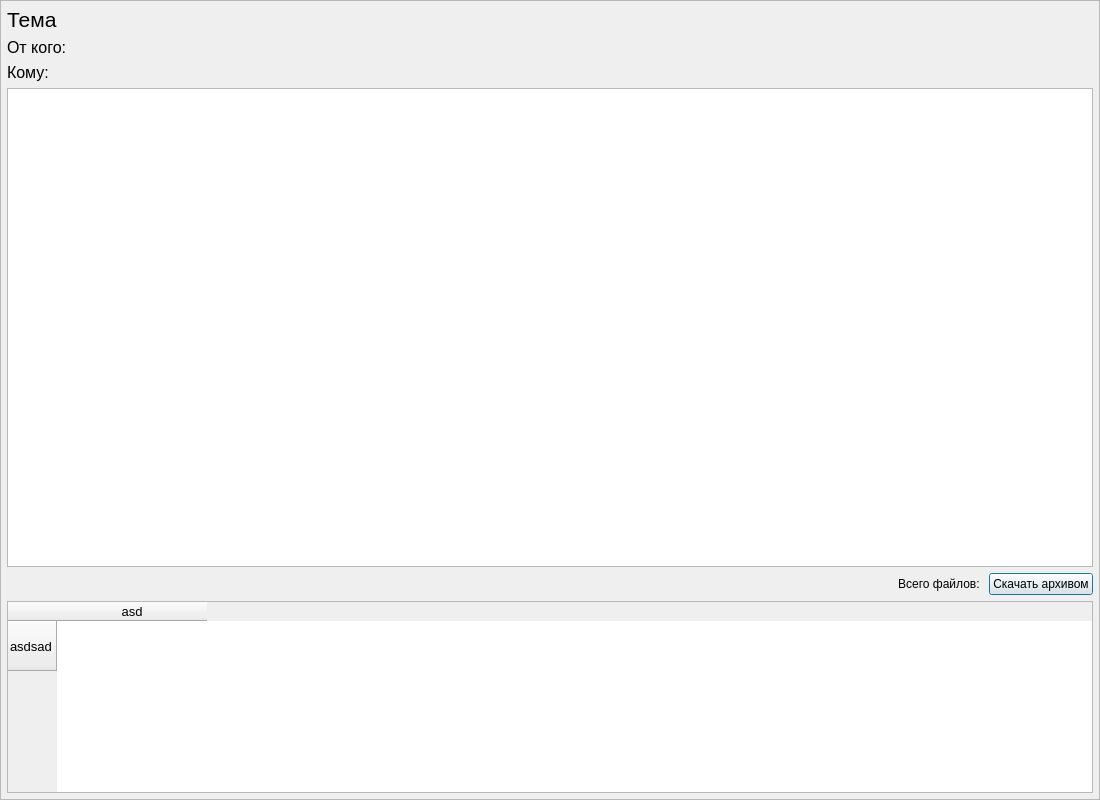
<?xml version="1.0" encoding="UTF-8"?>
<ui version="4.0">
 <class>readMessageDialog</class>
 <widget class="QDialog" name="readMessageDialog">
  <property name="geometry">
   <rect>
    <x>0</x>
    <y>0</y>
    <width>1100</width>
    <height>800</height>
   </rect>
  </property>
  <property name="sizePolicy">
   <sizepolicy hsizetype="Fixed" vsizetype="Fixed">
    <horstretch>0</horstretch>
    <verstretch>0</verstretch>
   </sizepolicy>
  </property>
  <property name="windowTitle">
   <string>Письмо</string>
  </property>
  <layout class="QVBoxLayout" name="verticalLayout">
   <property name="spacing">
    <number>0</number>
   </property>
   <property name="leftMargin">
    <number>0</number>
   </property>
   <property name="topMargin">
    <number>0</number>
   </property>
   <property name="rightMargin">
    <number>0</number>
   </property>
   <property name="bottomMargin">
    <number>0</number>
   </property>
   <item>
    <widget class="QFrame" name="frame">
     <property name="frameShape">
      <enum>QFrame::StyledPanel</enum>
     </property>
     <property name="frameShadow">
      <enum>QFrame::Raised</enum>
     </property>
     <layout class="QGridLayout" name="gridLayout" rowstretch="0,0,0,2,0,0">
      <property name="leftMargin">
       <number>6</number>
      </property>
      <property name="topMargin">
       <number>6</number>
      </property>
      <property name="rightMargin">
       <number>6</number>
      </property>
      <property name="bottomMargin">
       <number>6</number>
      </property>
      <item row="4" column="2">
       <widget class="QPushButton" name="saveButton">
        <property name="text">
         <string>Скачать архивом</string>
        </property>
       </widget>
      </item>
      <item row="4" column="0">
       <spacer name="horizontalSpacer">
        <property name="orientation">
         <enum>Qt::Horizontal</enum>
        </property>
        <property name="sizeHint" stdset="0">
         <size>
          <width>40</width>
          <height>20</height>
         </size>
        </property>
       </spacer>
      </item>
      <item row="4" column="1">
       <widget class="QLabel" name="infoLabel">
        <property name="text">
         <string>Всего файлов: </string>
        </property>
        <property name="alignment">
         <set>Qt::AlignRight|Qt::AlignTrailing|Qt::AlignVCenter</set>
        </property>
       </widget>
      </item>
      <item row="3" column="0" colspan="3">
       <widget class="QTextBrowser" name="messageTextBrow">
        <property name="font">
         <font>
          <pointsize>14</pointsize>
         </font>
        </property>
        <property name="lineWidth">
         <number>3</number>
        </property>
        <property name="openExternalLinks">
         <bool>true</bool>
        </property>
       </widget>
      </item>
      <item row="1" column="0" colspan="3">
       <widget class="QLabel" name="fromLabel">
        <property name="font">
         <font>
          <pointsize>12</pointsize>
         </font>
        </property>
        <property name="text">
         <string>От кого:  </string>
        </property>
       </widget>
      </item>
      <item row="0" column="0" colspan="3">
       <widget class="QLabel" name="subjectLabel">
        <property name="font">
         <font>
          <pointsize>16</pointsize>
         </font>
        </property>
        <property name="text">
         <string>Тема</string>
        </property>
       </widget>
      </item>
      <item row="2" column="0" colspan="3">
       <widget class="QLabel" name="toLabel">
        <property name="font">
         <font>
          <pointsize>12</pointsize>
         </font>
        </property>
        <property name="text">
         <string>Кому:  </string>
        </property>
       </widget>
      </item>
      <item row="5" column="0" colspan="3">
       <widget class="QTableWidget" name="attachTable">
        <property name="font">
         <font>
          <pointsize>10</pointsize>
         </font>
        </property>
        <property name="lineWidth">
         <number>0</number>
        </property>
        <property name="showGrid">
         <bool>true</bool>
        </property>
        <property name="gridStyle">
         <enum>Qt::NoPen</enum>
        </property>
        <attribute name="horizontalHeaderMinimumSectionSize">
         <number>150</number>
        </attribute>
        <attribute name="horizontalHeaderDefaultSectionSize">
         <number>150</number>
        </attribute>
        <attribute name="verticalHeaderMinimumSectionSize">
         <number>50</number>
        </attribute>
        <attribute name="verticalHeaderDefaultSectionSize">
         <number>50</number>
        </attribute>
        <row>
         <property name="text">
          <string>asdsad</string>
         </property>
        </row>
        <column>
         <property name="text">
          <string>asd</string>
         </property>
        </column>
       </widget>
      </item>
     </layout>
    </widget>
   </item>
  </layout>
 </widget>
 <resources/>
 <connections/>
</ui>
